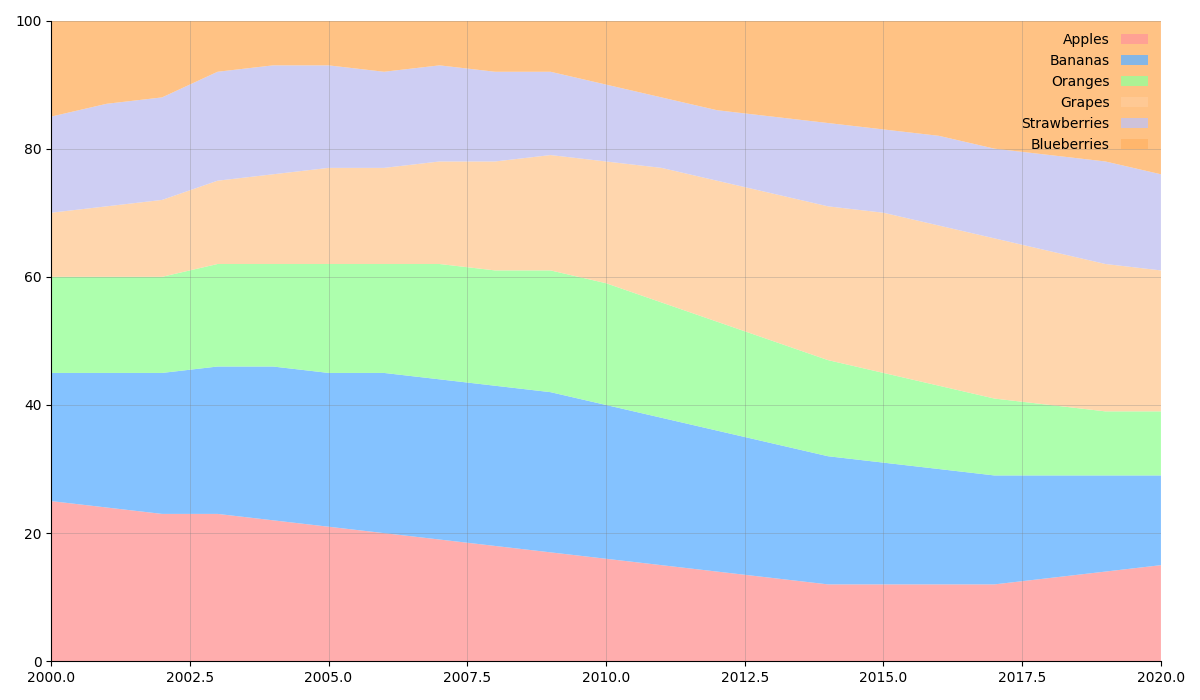

Python code for this plot:
import matplotlib.pyplot as plt
import numpy as np

years = np.arange(2000, 2021)

apples = np.array([25, 24, 23, 23, 22, 21, 20, 19, 18, 17, 16, 15, 14, 13, 12, 12, 12, 12, 13, 14, 15])
bananas = np.array([20, 21, 22, 23, 24, 24, 25, 25, 25, 25, 24, 23, 22, 21, 20, 19, 18, 17, 16, 15, 14])
oranges = np.array([15, 15, 15, 16, 16, 17, 17, 18, 18, 19, 19, 18, 17, 16, 15, 14, 13, 12, 11, 10, 10])
grapes = np.array([10, 11, 12, 13, 14, 15, 15, 16, 17, 18, 19, 21, 22, 23, 24, 25, 25, 25, 24, 23, 22])
strawberries = np.array([15, 16, 16, 17, 17, 16, 15, 15, 14, 13, 12, 11, 11, 12, 13, 13, 14, 14, 15, 16, 15])
blueberries = 100 - (apples + bananas + oranges + grapes + strawberries)

fig, ax = plt.subplots(figsize=(12, 7))

ax.stackplot(years, apples, bananas, oranges, grapes, strawberries, blueberries,
             colors=['#ff9999', '#66b3ff', '#99ff99', '#ffcc99', '#c2c2f0', '#ffb366'], alpha=0.8)

ax.set_xlim(years.min(), years.max())
ax.set_ylim(0, 100)

ax.grid(True, linestyle='-', linewidth=0.7, color='gray', alpha=0.3)

ax.legend(['Apples', 'Bananas', 'Oranges', 'Grapes', 'Strawberries', 'Blueberries'], loc='upper right', 
          fontsize=10, frameon=False, markerfirst=False)

ax.spines['top'].set_visible(False)
ax.spines['right'].set_visible(False)

plt.tight_layout()
plt.show()
